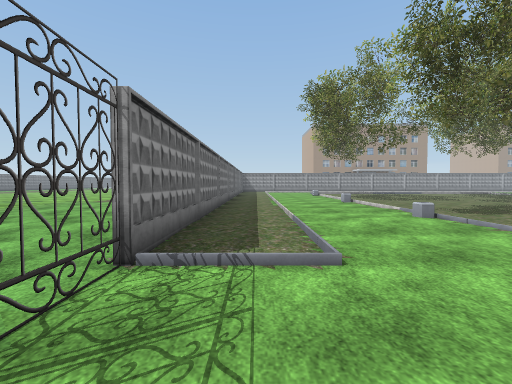
[1] (above)

12 first-person views from a walk through a Unity game level. The camera is 1.4 m above the floor, tilts 2° down and sees 90° across. Doors are open. The floor is counted in squares, 2 m on a side. Each view is taken from the middle of a square. On the plan, view 1 faces up. The plan holds only what a view shows up to about 9 squares ahead; the rest is blank. The place goes on beyond the plan. Some animated figures are not drawn. Some surface patterns are stand-ins.

[2]
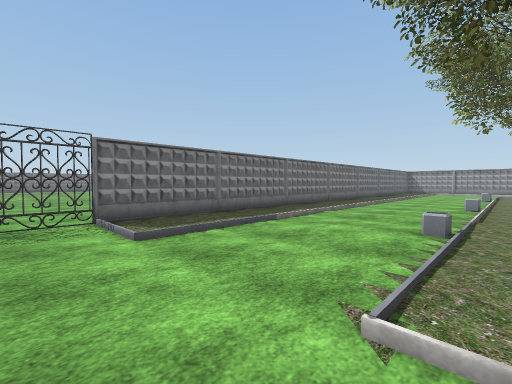

[3]
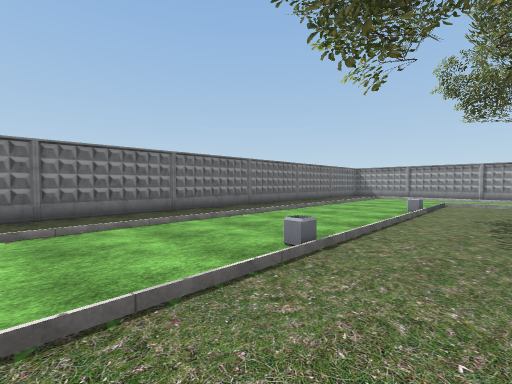

[4]
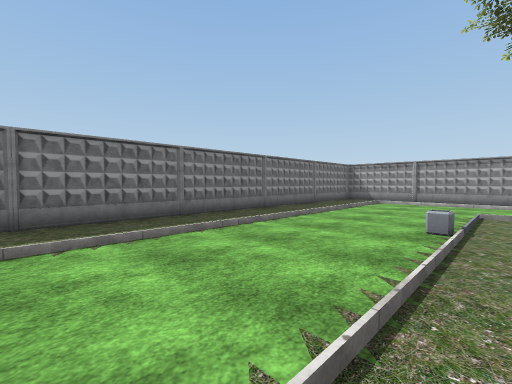

[5]
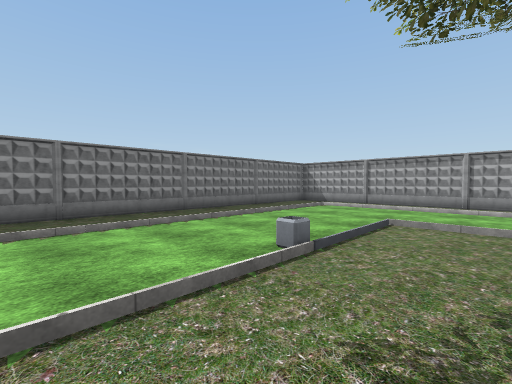

[6]
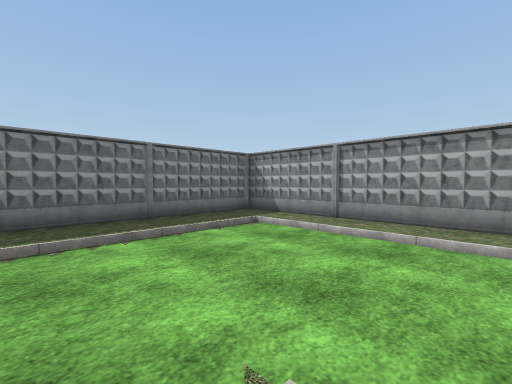

[7]
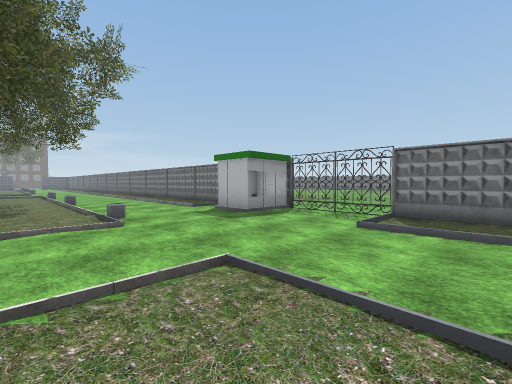

[8]
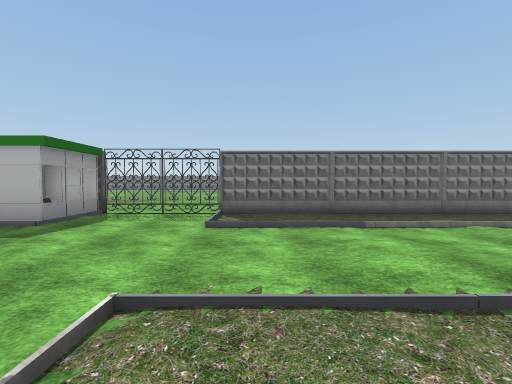

[9]
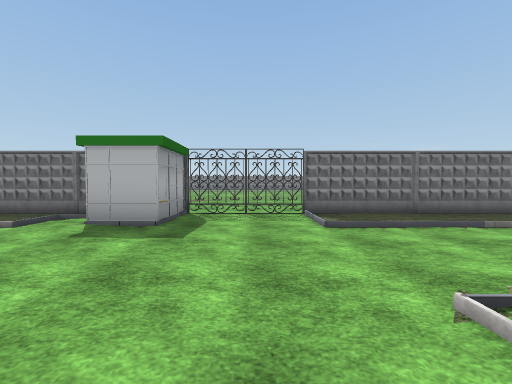

[10]
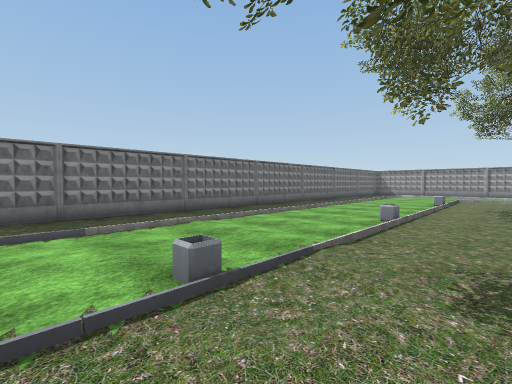

[11]
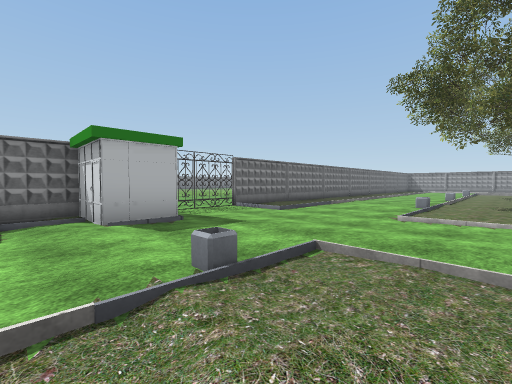

[12]
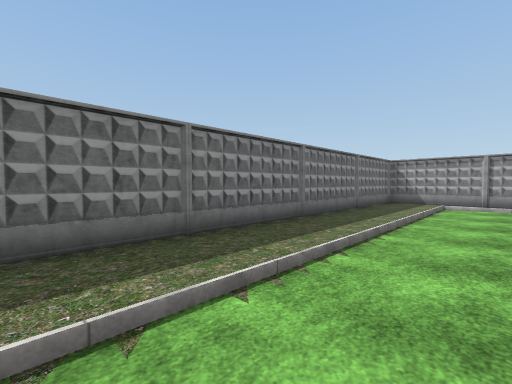

### Floor plan
Key: @ floor where view 1 was taken; # wall or solid block; . main floor; : floor 0.25 m higher than the main floor; / step, stairs or slope; = window, fence, low wall or low ledge; T tree; F fence; B building; O other object.
Columns run from 8 left of view 1 to 5 right of it. Each row starts with its distance up from view 1.
 21        #######
 20        #.....
 19        #......
 18        #......
 17        #......
 16        #.....T
 15        #......
 14        #...=..
 13        #......
 12        #....#.
 11        #....T.
 10        #......
  9 ...    #...=..
  8 ....   #......
  7  ....  #......
  6   .... #......
  5    ... #../#.T
  4     ...#......
  3  ......#......
  2 .......=....//
  1 .......F......
  0     /..F@.....
 -1     ::.#O.....
 -2        #B:.=.T
 -3        #/.....
 -4        #......

Positions as (right, up) in squares from view 1, and headings:
1: (0, 0), facing up
2: (4, 1), facing up-left
3: (5, 7), facing up-left
4: (4, 10), facing up-left
5: (5, 12), facing up-left
6: (4, 16), facing up-left
7: (5, 4), facing down-left
8: (5, 3), facing left
9: (5, 1), facing left
10: (5, 4), facing up-left
11: (5, -3), facing up-left
12: (2, 11), facing up-left
